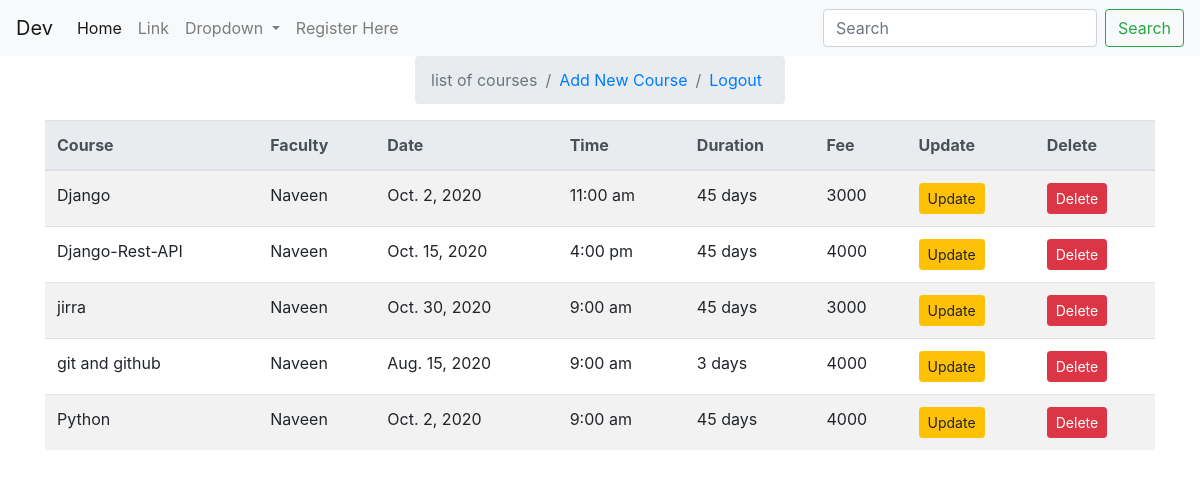
The page /tutionadmin/adminhome/ on the database its author committed.
### tutionadmin/models.py (models this page shows, shortened)
class AddCourse(models.Model):
    courseid= models.AutoField(primary_key=True)
    course = models.CharField(max_length=60)
    faculty = models.CharField(max_length=50)
    date =models.DateField()
    time = models.CharField(max_length=20)
    fee = models.IntegerField()
    duration = models.CharField(max_length=20)

### tutionadmin/views.py (the view)
# urls.py: path('adminhome/', views.Adminhome, name='adminhome'),
def Adminhome(request):
    courses = AddCourse.objects.all()
    return render(request, 'tutionadmin/admin_home.html', {'courses': courses})

### templates/tutionadmin/admin_home.html
{% extends 'base.html' %}
{% block content %}
    {% load crispy_forms_tags %}
    <div class="container col-lg-4 mx-auto">
        <nav aria-label="breadcrumb">
            <ol class="breadcrumb">
                <li class="breadcrumb-item active" aria-current="page">list of courses</li>
                <li class="breadcrumb-item"><a href="{% url 'tutionadmin:addcourse' %}">Add New Course</a></li>
                <li class="breadcrumb-item"><a href="{% url 'tutionadmin:logout' %}">Logout</a></li>
            </ol>
        </nav>
    </div>
    <div class="container">
        <table class="table table-striped">
        <thead class="thead-light">
            <tr>
                <th>Course</th>
                <th>Faculty</th>
                <th>Date</th>
                <th>Time</th>
                <th>Duration</th>
                <th>Fee</th>
                <th>Update</th>
                <th>Delete</th>
            </tr>
            </thead>
        <tbody>
            {% for course in courses %}
                <tr>
                    <td>{{ course.course }}</td>
                    <td>{{ course.faculty }}</td>
                    <td>{{ course.date }}</td>
                    <td>{{ course.time }}</td>
                    <td>{{ course.duration }}</td>
                    <td>{{ course.fee }}</td>
                    <td><a class="btn btn-warning btn-sm" href="{% url 'tutionadmin:update' pk=course.courseid %}">Update</a></td>
                    <td><a class="btn btn-danger btn-sm" href="{% url 'tutionadmin:delete' pk=course.courseid %}" >Delete</a></td>
                </tr>
            {% endfor %}
        </tbody>
        </table>
    </div>
{% endblock %}

### templates/base.html (shortened to what this page needs)
<!doctype html>
<html lang="en">
<head>
    <link rel="stylesheet" href="https://maxcdn.bootstrapcdn.com/bootstrap/4.0.0/css/bootstrap.min.css"
>
</head>
<body>
{% include 'basenavbar.html' %}
{% block content %}
{% endblock %}
</body>
</html>

### templates/basenavbar.html (shortened to what this page needs)
<header>
    <nav class="navbar navbar-expand-lg navbar-light bg-light sticky-top">
        <a class="navbar-brand" href="{% url 'home' %}">Dev</a>
        <div class="collapse navbar-collapse" id="navbarSupportedContent">
            <ul class="navbar-nav mr-auto">
                <li class="nav-item active">
                    <a class="nav-link" href="{% url 'home' %}">Home <span class="sr-only">(current)</span></a>
                </li>
                <li class="nav-item">
                    <a class="nav-link" href="#">Link</a>
                </li>
                <li class="nav-item dropdown">
                    <a class="nav-link dropdown-toggle" href="#" id="navbarDropdown" role="button"
                       data-toggle="dropdown" aria-haspopup="true" aria-expanded="false">
                        Dropdown
                    </a>
                </li>
                <li class="nav-item">
                    <a class="nav-link" href="#" tabindex="-1" aria-disabled="true">Register Here</a>
                </li>
            </ul>
            <form class="form-inline my-2 my-lg-0">
                <input class="form-control mr-sm-2" type="search" placeholder="Search" aria-label="Search">
                <button class="btn btn-outline-success my-2 my-sm-0" type="submit">Search</button>
            </form>
        </div>
    </nav>
</header>

### rows shown on the page
AddCourse: course "Django", faculty "Naveen", date "Oct. 2, 2020", time "11:00 am", duration "45 days", fee "3000"
AddCourse: course "Django-Rest-API", faculty "Naveen", date "Oct. 15, 2020", time "4:00 pm", duration "45 days", fee "4000"
AddCourse: course "jirra", faculty "Naveen", date "Oct. 30, 2020", time "9:00 am", duration "45 days", fee "3000"
AddCourse: course "git and github", faculty "Naveen", date "Aug. 15, 2020", time "9:00 am", duration "3 days", fee "4000"
AddCourse: course "Python", faculty "Naveen", date "Oct. 2, 2020", time "9:00 am", duration "45 days", fee "4000"
